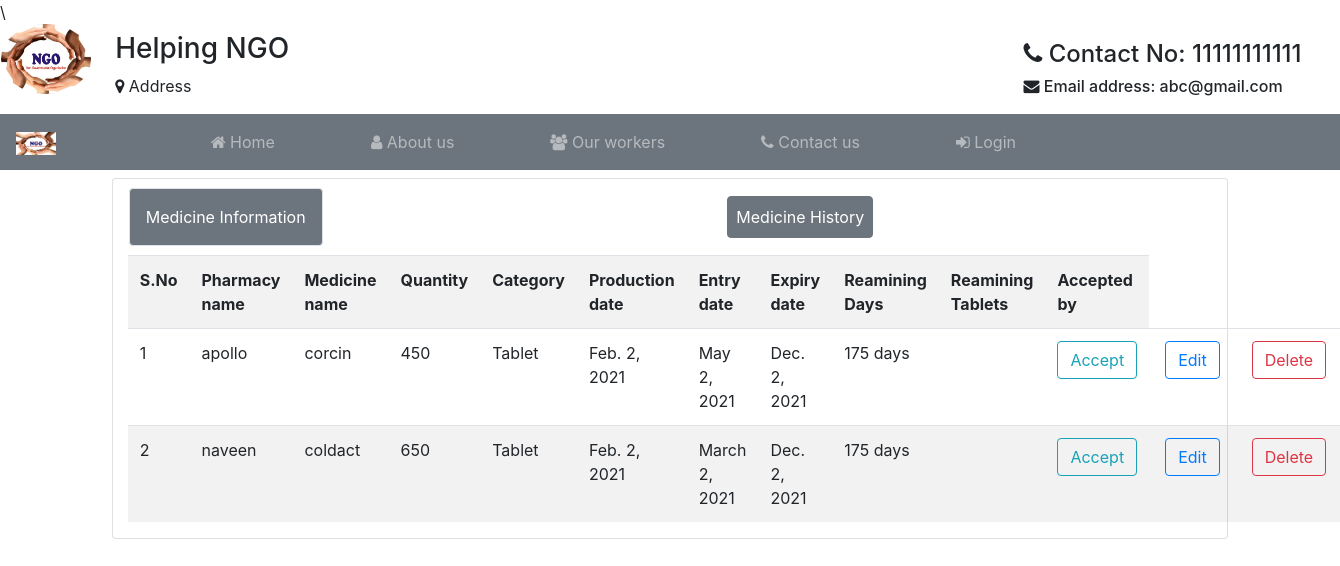
The page /tb/ on the database its author committed.
### Student/models.py (models this page shows)
class MedicineInfo(models.Model):
	pharmacy_name=models.CharField(max_length=200,null=True)
	phrlicense_no=models.CharField(max_length=20,null=True)
	c=[('Tablet','Tablet'),('Syrup','Syrup'),('Injection','Injection')]
	medicine_name=models.CharField(max_length=120)
	category=models.CharField(choices=c,max_length=20,default="Tablet")
	dosage=models.CharField(max_length=20)
	days_count=models.CharField(max_length=20,blank=True)
	production_date=models.DateField(null=True)
	email = models.TextField(max_length=122,default='xyz')
	entry_date=models.DateField(null=True)
	expiry_date=models.DateField(null=True)
	created_date=models.DateField(auto_now=True)
	quantity=models.CharField(max_length=20,null=True)
	remaining_tablets=models.CharField(max_length=20,null=True)
	accepted_by=models.TextField(max_length=12)
	uid=models.ForeignKey(User,on_delete=models.CASCADE)

### Student/views.py (the view)
# urls.py: path('tb/',views.tab,name="tab"),
def tab(request):
	i = MedicineInfo.objects.filter(uid_id=request.user.id)
	g = MedicineInfo.objects.all()
	alldonors=MedicineInfo.objects.filter(accepted_by="None")
	value=request.POST.get('ngokanaam')
	email=request.POST.get('email')
	k={}
	for m in g:
		m.days_count=m.expiry_date-m.created_date
		m.save()
		print(m.days_count,m.expiry_date,m.created_date)
		k[m.id] = m.id,m.pharmacy_name,m.medicine_name,m.quantity,m.category,m.production_date,m.entry_date,m.expiry_date,m.days_count,m.remaining_tablets
	f = k.values()
	return render(request,'htfiles/table.html',{'info':f,'donorlist':alldonors,'variable':value,'variable1':email})

### Student/templates/htfiles/table.html (shortened to what this page needs)
{% extends 'htfiles/header.html' %}
{% block content %}
<div class="card col-md-10 mt-2 mx-auto"><table>
	<th><h4 class=" btn btn-secondary bg-secondary text-white text-center border rounded mt-2 p-3">Medicine Information</h4>
	     <th><form method="POST" action="donorhistory">
               <button class="btn btn-secondary m-2 mt-2 p-2" name="donorkaemail" value={{variable1}}>Medicine History</button>
                </form></th>
			</table>
			<table class="table table-striped">
				<tr>
					<th>S.No</th>
					<th>Pharmacy name</th>
					<th>Medicine name</th>
					<th>Quantity</th>
					<th>Category</th>
					<th>Production date</th>
					<th>Entry date</th>
					<th>Expiry date</th>
					<th>Reamining Days</th>
					<th>Reamining Tablets</th>
					<th>Accepted by</th>
				</tr>
				{% for i in info %}
				<tr>
					<td>{{forloop.counter}}</td>
					<td>{{i.1}}</td>
					<td>{{i.2}}</td>
					<td>{{i.3}}</td>
					<td>{{i.4}}</td>
					<td>{{i.5}}</td>
					<td>{{i.6}}</td>
					<td>{{i.7}}</td>
					<td>{{i.8| cut:", 0:00:00"}}</td>
					<td>{{i.10}}</td>
					<form method="POST" action="/accept">
                    <td><button class="btn btn-outline-info" name ="accepting" value={{donors.id}}>Accept</button></td>
                    </form>
					<td><a class="btn btn-outline-primary mx-1" href="{% url 'ue' i.0 %}">Edit</a></td>
					<td><a class="btn btn-outline-danger mx-1" href="{% url 'del' i.0 %}">Delete</a></td>
					</tr>
				{% endfor %}
			</table>
		</div>
{% endblock %}

### rows shown on the page
MedicineInfo: pharmacy_name "apollo", medicine_name "corcin", quantity "450", category "Tablet", production_date "Feb. 2, 2021", entry_date "May 2, 2021", expiry_date "Dec. 2, 2021", days_count "175 days"
MedicineInfo: pharmacy_name "naveen", medicine_name "coldact", quantity "650", category "Tablet", production_date "Feb. 2, 2021", entry_date "March 2, 2021", expiry_date "Dec. 2, 2021", days_count "175 days"
